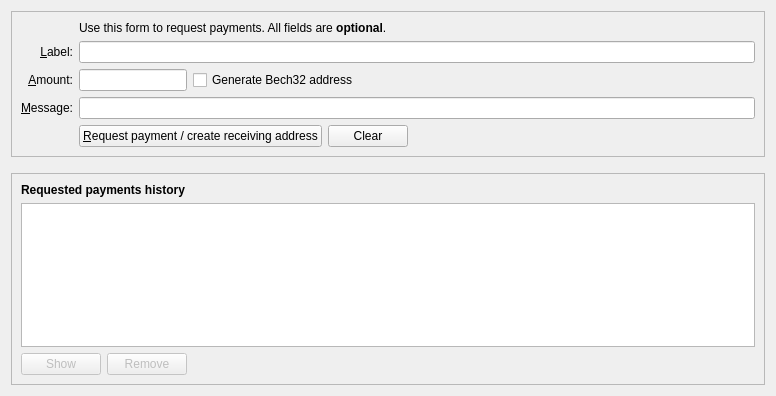
<?xml version="1.0" encoding="UTF-8"?>
<ui version="4.0">
 <class>ReceiveCoinsDialog</class>
 <widget class="QWidget" name="ReceiveCoinsDialog">
  <property name="geometry">
   <rect>
    <x>0</x>
    <y>0</y>
    <width>776</width>
    <height>396</height>
   </rect>
  </property>
  <layout class="QVBoxLayout" name="verticalLayout" stretch="0,0,1">
   <item>
    <widget class="QFrame" name="frame2">
     <property name="sizePolicy">
      <sizepolicy hsizetype="Preferred" vsizetype="Expanding">
       <horstretch>0</horstretch>
       <verstretch>0</verstretch>
      </sizepolicy>
     </property>
     <property name="frameShape">
      <enum>QFrame::StyledPanel</enum>
     </property>
     <property name="frameShadow">
      <enum>QFrame::Sunken</enum>
     </property>
     <layout class="QVBoxLayout" name="verticalLayout_3">
      <item>
       <layout class="QGridLayout" name="gridLayout">
        <item row="5" column="0">
         <widget class="QLabel" name="label">
          <property name="toolTip">
           <string>An optional amount to request. Leave this empty or zero to not request a specific amount.</string>
          </property>
          <property name="text">
           <string>&amp;Amount:</string>
          </property>
          <property name="alignment">
           <set>Qt::AlignRight|Qt::AlignTrailing|Qt::AlignVCenter</set>
          </property>
          <property name="buddy">
           <cstring>reqAmount</cstring>
          </property>
         </widget>
        </item>
        <item row="6" column="0">
         <widget class="QLabel" name="label_3">
          <property name="toolTip">
           <string>An optional message to attach to the payment request, which will be displayed when the request is opened. Note: The message will not be sent with the payment over the Bitcoinreco network.</string>
          </property>
          <property name="text">
           <string>&amp;Message:</string>
          </property>
          <property name="alignment">
           <set>Qt::AlignRight|Qt::AlignTrailing|Qt::AlignVCenter</set>
          </property>
          <property name="buddy">
           <cstring>reqMessage</cstring>
          </property>
         </widget>
        </item>
        <item row="4" column="2">
         <widget class="QLineEdit" name="reqLabel">
          <property name="toolTip">
           <string>An optional label to associate with the new receiving address.</string>
          </property>
         </widget>
        </item>
        <item row="2" column="2">
         <widget class="QLabel" name="label_5">
          <property name="text">
           <string>Use this form to request payments. All fields are &lt;b&gt;optional&lt;/b&gt;.</string>
          </property>
         </widget>
        </item>
        <item row="4" column="0">
         <widget class="QLabel" name="label_2">
          <property name="toolTip">
           <string>An optional label to associate with the new receiving address.</string>
          </property>
          <property name="text">
           <string>&amp;Label:</string>
          </property>
          <property name="alignment">
           <set>Qt::AlignRight|Qt::AlignTrailing|Qt::AlignVCenter</set>
          </property>
          <property name="buddy">
           <cstring>reqLabel</cstring>
          </property>
         </widget>
        </item>
        <item row="6" column="2">
         <widget class="QLineEdit" name="reqMessage">
          <property name="toolTip">
           <string>An optional message to attach to the payment request, which will be displayed when the request is opened. Note: The message will not be sent with the payment over the Bitcoinreco network.</string>
          </property>
         </widget>
        </item>
        <item row="7" column="2">
         <layout class="QHBoxLayout" name="horizontalLayout">
          <item>
           <widget class="QPushButton" name="receiveButton">
            <property name="minimumSize">
             <size>
              <width>150</width>
              <height>0</height>
             </size>
            </property>
            <property name="text">
             <string>&amp;Request payment / create receiving address</string>
            </property>
            <property name="icon">
             <iconset resource="../bitcoinreco.qrc">
              <normaloff>:/icons/receiving_addresses</normaloff>:/icons/receiving_addresses</iconset>
            </property>
           </widget>
          </item>
          <item>
           <widget class="QPushButton" name="clearButton">
            <property name="sizePolicy">
             <sizepolicy hsizetype="Minimum" vsizetype="Fixed">
              <horstretch>0</horstretch>
              <verstretch>0</verstretch>
             </sizepolicy>
            </property>
            <property name="toolTip">
             <string>Clear all fields of the form.</string>
            </property>
            <property name="text">
             <string>Clear</string>
            </property>
            <property name="icon">
             <iconset resource="../bitcoinreco.qrc">
              <normaloff>:/icons/remove</normaloff>:/icons/remove</iconset>
            </property>
            <property name="autoDefault">
             <bool>false</bool>
            </property>
           </widget>
          </item>
          <item>
           <spacer name="horizontalSpacer">
            <property name="orientation">
             <enum>Qt::Horizontal</enum>
            </property>
            <property name="sizeHint" stdset="0">
             <size>
              <width>40</width>
              <height>20</height>
             </size>
            </property>
           </spacer>
          </item>
         </layout>
        </item>
        <item row="7" column="0">
         <widget class="QLabel" name="label_7">
          <property name="text">
           <string/>
          </property>
         </widget>
        </item>
        <item row="5" column="2">
         <layout class="QHBoxLayout" name="horizontalLayout_6">
          <item>
           <widget class="BitcoinrecoAmountField" name="reqAmount">
            <property name="sizePolicy">
             <sizepolicy hsizetype="Fixed" vsizetype="Fixed">
              <horstretch>0</horstretch>
              <verstretch>0</verstretch>
             </sizepolicy>
            </property>
            <property name="minimumSize">
             <size>
              <width>80</width>
              <height>0</height>
             </size>
            </property>
            <property name="maximumSize">
             <size>
              <width>1000</width>
              <height>100</height>
             </size>
            </property>
            <property name="toolTip">
             <string>An optional amount to request. Leave this empty or zero to not request a specific amount.</string>
            </property>
           </widget>
          </item>
          <item>
           <widget class="QCheckBox" name="useBech32">
            <property name="sizePolicy">
             <sizepolicy hsizetype="Fixed" vsizetype="Fixed">
              <horstretch>0</horstretch>
              <verstretch>0</verstretch>
             </sizepolicy>
            </property>
            <property name="maximumSize">
             <size>
              <width>1000</width>
              <height>16777215</height>
             </size>
            </property>
            <property name="focusPolicy">
             <enum>Qt::StrongFocus</enum>
            </property>
            <property name="toolTip">
             <string>Bech32 addresses (BIP-173) are cheaper to spend from and offer better protection against typos. When unchecked a P2SH wrapped SegWit address will be created, compatible with older wallets.</string>
            </property>
            <property name="text">
             <string>Generate Bech32 address</string>
            </property>
           </widget>
          </item>
          <item>
           <spacer name="horizontalSpacer_3">
            <property name="orientation">
             <enum>Qt::Horizontal</enum>
            </property>
            <property name="sizeHint" stdset="0">
             <size>
              <width>0</width>
              <height>0</height>
             </size>
            </property>
           </spacer>
          </item>
         </layout>
        </item>
       </layout>
      </item>
     </layout>
    </widget>
   </item>
   <item>
    <spacer name="verticalSpacer_2">
     <property name="orientation">
      <enum>Qt::Vertical</enum>
     </property>
     <property name="sizeHint" stdset="0">
      <size>
       <width>20</width>
       <height>10</height>
      </size>
     </property>
    </spacer>
   </item>
   <item>
    <widget class="QFrame" name="frame">
     <property name="sizePolicy">
      <sizepolicy hsizetype="Preferred" vsizetype="Expanding">
       <horstretch>0</horstretch>
       <verstretch>0</verstretch>
      </sizepolicy>
     </property>
     <property name="frameShape">
      <enum>QFrame::StyledPanel</enum>
     </property>
     <property name="frameShadow">
      <enum>QFrame::Raised</enum>
     </property>
     <layout class="QVBoxLayout" name="verticalLayout_2">
      <item>
       <widget class="QLabel" name="label_6">
        <property name="font">
         <font>
          <weight>75</weight>
          <bold>true</bold>
         </font>
        </property>
        <property name="text">
         <string>Requested payments history</string>
        </property>
       </widget>
      </item>
      <item>
       <widget class="QTableView" name="recentRequestsView">
        <property name="contextMenuPolicy">
         <enum>Qt::CustomContextMenu</enum>
        </property>
        <property name="tabKeyNavigation">
         <bool>false</bool>
        </property>
        <property name="sortingEnabled">
         <bool>true</bool>
        </property>
       </widget>
      </item>
      <item>
       <layout class="QHBoxLayout" name="horizontalLayout_2">
        <item>
         <widget class="QPushButton" name="showRequestButton">
          <property name="enabled">
           <bool>false</bool>
          </property>
          <property name="toolTip">
           <string>Show the selected request (does the same as double clicking an entry)</string>
          </property>
          <property name="text">
           <string>Show</string>
          </property>
          <property name="icon">
           <iconset resource="../bitcoinreco.qrc">
            <normaloff>:/icons/edit</normaloff>:/icons/edit</iconset>
          </property>
          <property name="autoDefault">
           <bool>false</bool>
          </property>
         </widget>
        </item>
        <item>
         <widget class="QPushButton" name="removeRequestButton">
          <property name="enabled">
           <bool>false</bool>
          </property>
          <property name="toolTip">
           <string>Remove the selected entries from the list</string>
          </property>
          <property name="text">
           <string>Remove</string>
          </property>
          <property name="icon">
           <iconset resource="../bitcoinreco.qrc">
            <normaloff>:/icons/remove</normaloff>:/icons/remove</iconset>
          </property>
          <property name="autoDefault">
           <bool>false</bool>
          </property>
         </widget>
        </item>
        <item>
         <spacer name="horizontalSpacer_2">
          <property name="orientation">
           <enum>Qt::Horizontal</enum>
          </property>
          <property name="sizeHint" stdset="0">
           <size>
            <width>40</width>
            <height>20</height>
           </size>
          </property>
         </spacer>
        </item>
       </layout>
      </item>
     </layout>
    </widget>
   </item>
  </layout>
 </widget>
 <customwidgets>
  <customwidget>
   <class>BitcoinrecoAmountField</class>
   <extends>QLineEdit</extends>
   <header>qt/bitcoinrecoamountfield.h</header>
   <container>1</container>
  </customwidget>
 </customwidgets>
 <tabstops>
  <tabstop>reqLabel</tabstop>
  <tabstop>reqAmount</tabstop>
  <tabstop>useBech32</tabstop>
  <tabstop>reqMessage</tabstop>
  <tabstop>receiveButton</tabstop>
  <tabstop>clearButton</tabstop>
  <tabstop>recentRequestsView</tabstop>
  <tabstop>showRequestButton</tabstop>
  <tabstop>removeRequestButton</tabstop>
 </tabstops>
 <resources>
  <include location="../bitcoinreco.qrc"/>
 </resources>
 <connections/>
</ui>
